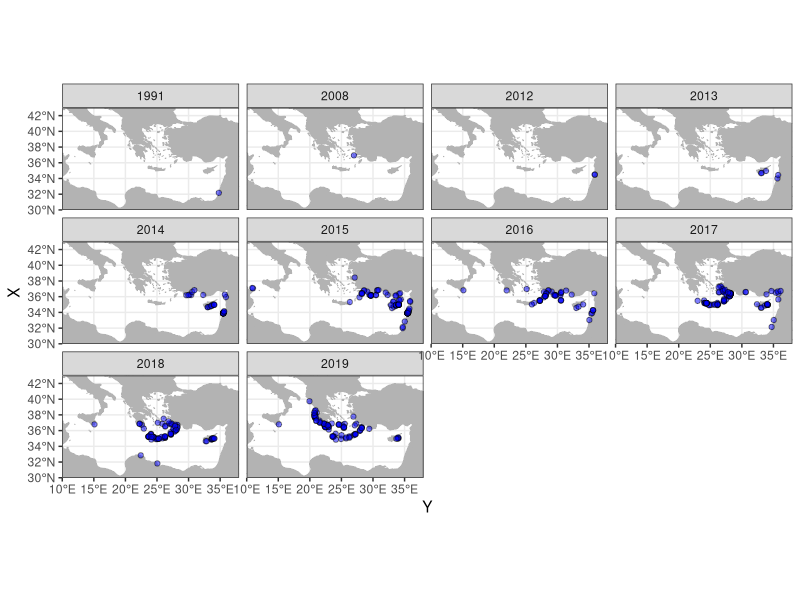
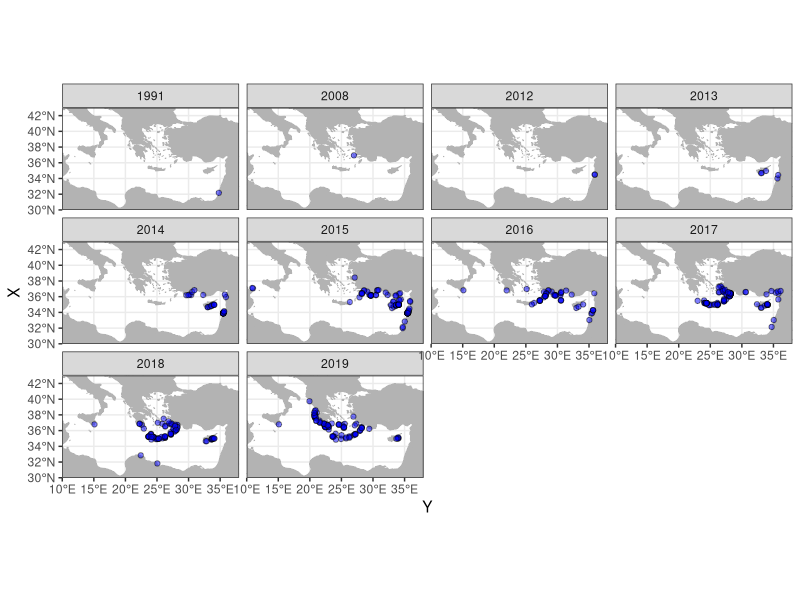

These figures' R source, in order:
# Map of lionfish sightings
# World map
library(tidyverse)
library("rnaturalearth")
library("rnaturalearthdata")



world <- ne_countries(scale = "medium", returnclass = "sf")
class(world)

# 1 row per study
#mydata2 <- mydata %>% distinct(`Reference Number`, .keep_all = TRUE)
mydata <- read.csv("Lionfish sightings Dimitriadis et al. 2020.csv")

P_map <- ggplot(mydata) +
  geom_sf(data = world, col="grey70", fill = "grey70")+ facet_wrap(~Year)+
  coord_sf(xlim = c(10, 38), ylim = c(30, 43), expand = FALSE) +
  geom_point(data = mydata, aes(x = Y, y = X), size = 1.5, alpha=0.5,
             shape = 21, fill = "blue") +
  #geom_text_repel(data = mydata2, aes(x = Longitude, y = Latitude, label = `Reference Number`),col="black", size =3.5, fontface = "bold") +
  theme_bw() +
  scale_x_continuous(expand=c(0,0)) + scale_y_continuous(expand=c(0,0))

P_map

ggsave("Output/Observation Map.png", dpi = 600, units = "cm", height = 21, width=14.8*2)
